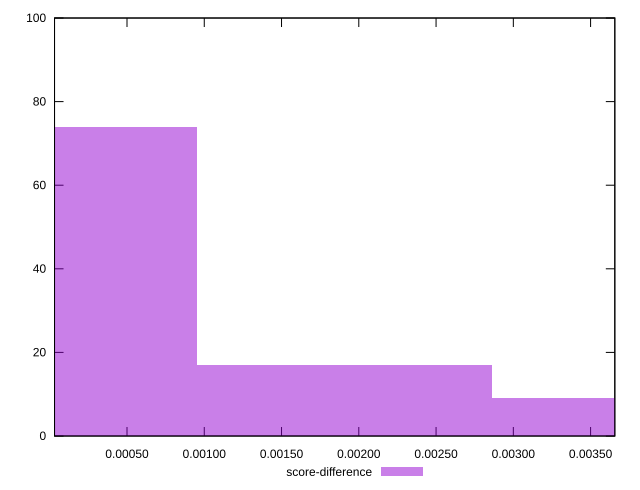

Generate this figure with gnuplot:
reset

$scoreDifference <<EOF
0.0019097035866680431 17
0 74
0.0038194071733360863 9
EOF

set key outside below
set boxwidth 0.0019097035866680431
set xrange [0.00003106272336883542:0.0036567788716160843]
set yrange [0:100]
set trange [0:100]
set style fill transparent solid 0.5 noborder
set terminal svg size 640, 490 enhanced background rgb 'white'
set output "report_00008_2021-01-22T20:58:29.167/cumulative-layout-shift/samples/pages+cached+noexternal+nofonts+nosvg+noimg+nocss/score-difference/histogram.svg"

plot $scoreDifference title "score-difference" with boxes

reset
